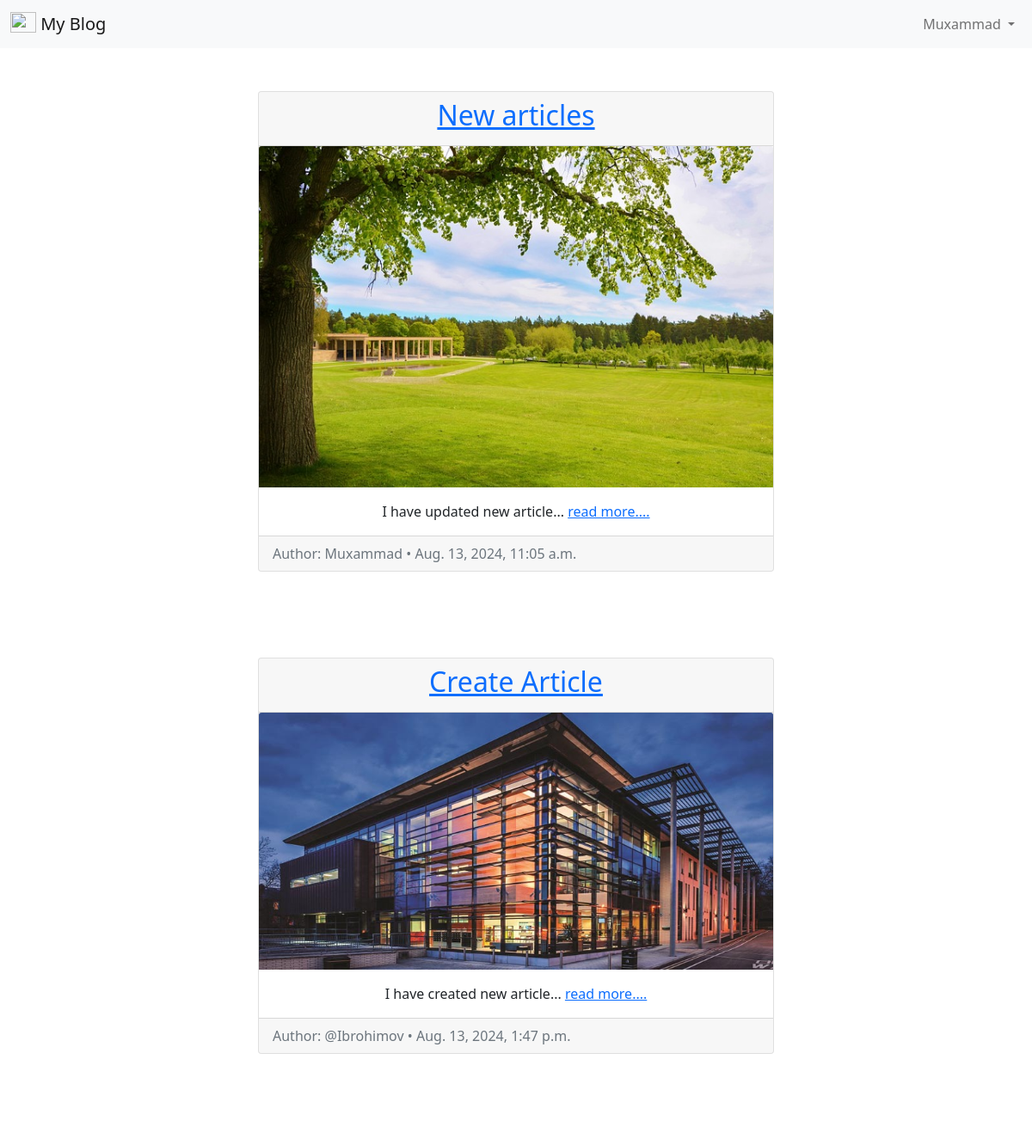
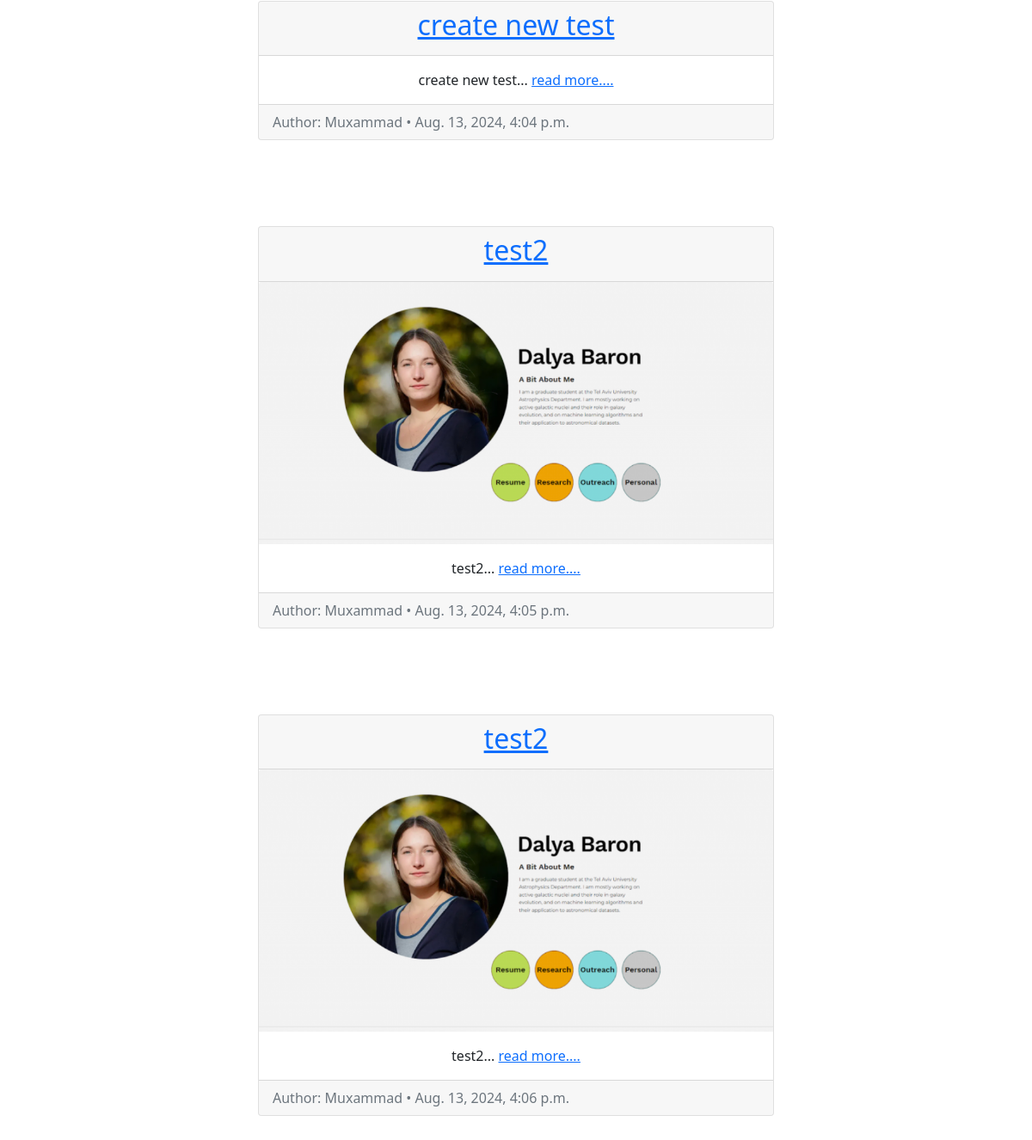
/articles/ (signed in), run on the app's committed database (2 pictures, top to bottom).
### accounts/models.py (models this page shows)
class CustomUser(AbstractUser):
    age = models.PositiveIntegerField(null=True, blank=True)

### articles/models.py (models this page shows, shortened)
class Articles(models.Model):
    title = models.CharField(max_length=120)
    summary = models.CharField(max_length=200, blank=True)
    body = RichTextField(blank=True)
    date = models.DateTimeField(auto_now_add=True)
    image = models.ImageField(upload_to='images/', blank=True)
    author = models.ForeignKey(
        get_user_model(),
        on_delete=models.CASCADE,
    )

### articles/views.py (the view)
# urls.py: path('', ArticleListView.as_view(), name='article_list'),
class ArticleListView(LoginRequiredMixin, ListView):
    template_name = 'article_list.html'
    model = Articles

### templates/article_list.html
{% extends 'base.html' %}
{% block content %}
{% for article in object_list %}
<div class="d-flex justify-content-center">
    <div class="card" style="width: 90%; max-width: 600px; margin: 50px auto;">
        <div class="card-header text-center">
            <span class="font-weight-bold">
                <a href="{% url 'article_detail' article.pk %}"><h2>{{ article.title }}</h2></a>
            </span>
        </div>
        {% if article.image %}
        <img class="card-img-top" src="{{ article.image.url }}" alt="{{ article.title }}">
        {% endif %}
        <div class="card-body text-center">
            {{ article.summary }}... <a href="{% url 'article_detail' article.pk %}">read more....</a>
        </div>
        <div class="card-footer text-left text-muted">
            <span class="text-muted">Author: {{ article.author | title }} • {{ article.date }}</span>
        </div>
    </div>
</div>
{% endfor %}
{% endblock content %}

### templates/base.html (shortened to what this page needs)
{% load static %}
<!doctype html>
<html lang="en">
<head>
    <link href="https://cdn.jsdelivr.net/npm/bootstrap@5.0.2/dist/css/bootstrap.min.css" rel="stylesheet">
</head>
<body>
    <nav class="navbar navbar-expand-lg navbar-light bg-light">
        <div class="container-fluid">
            <a class="navbar-brand" href="#">
                <img src="" alt="" width="30" height="24" class="d-inline-block align-text-top">
                My Blog
            </a>
            <div class="collapse navbar-collapse" id="navbarSupportedContent">
                {% if user.is_authenticated %}
                <ul class="navbar-nav ms-auto">
                    <li class="nav-item dropdown">
                        <a class="nav-link dropdown-toggle" href="#" id="navbarDropdown" role="button" data-bs-toggle="dropdown" aria-expanded="false">
                            {{ user.username | title }}
                        </a>
                    </li>
                </ul>
                {% else %}
                <div class="d-flex ms-auto">
                    <a href="{% url 'login' %}" class="btn btn-outline-secondary me-2">Login</a>
                    <a href="{% url 'signup' %}" class="btn btn-primary">Register</a>
                </div>
                {% endif %}
            </div>
        </div>
    </nav>
    {% block content %}
    {% endblock content %}
</body>
</html>

### data on the page
CustomUser: username "Muxammad"
Articles: title "New articles", image (picture), summary "I have updated new article", author "Muxammad", date "Aug. 13, 2024, 11:05 a.m."
Articles: title "Create Article", image (picture), summary "I have created new article", author "@Ibrohimov", date "Aug. 13, 2024, 1:47 p.m."
Articles: title "create new test", summary "create new test", author "Muxammad", date "Aug. 13, 2024, 4:04 p.m."
Articles: title "test2", image (picture), summary "test2", author "Muxammad", date "Aug. 13, 2024, 4:05 p.m."
Articles: title "test2", image (picture), summary "test2", author "Muxammad", date "Aug. 13, 2024, 4:06 p.m."
